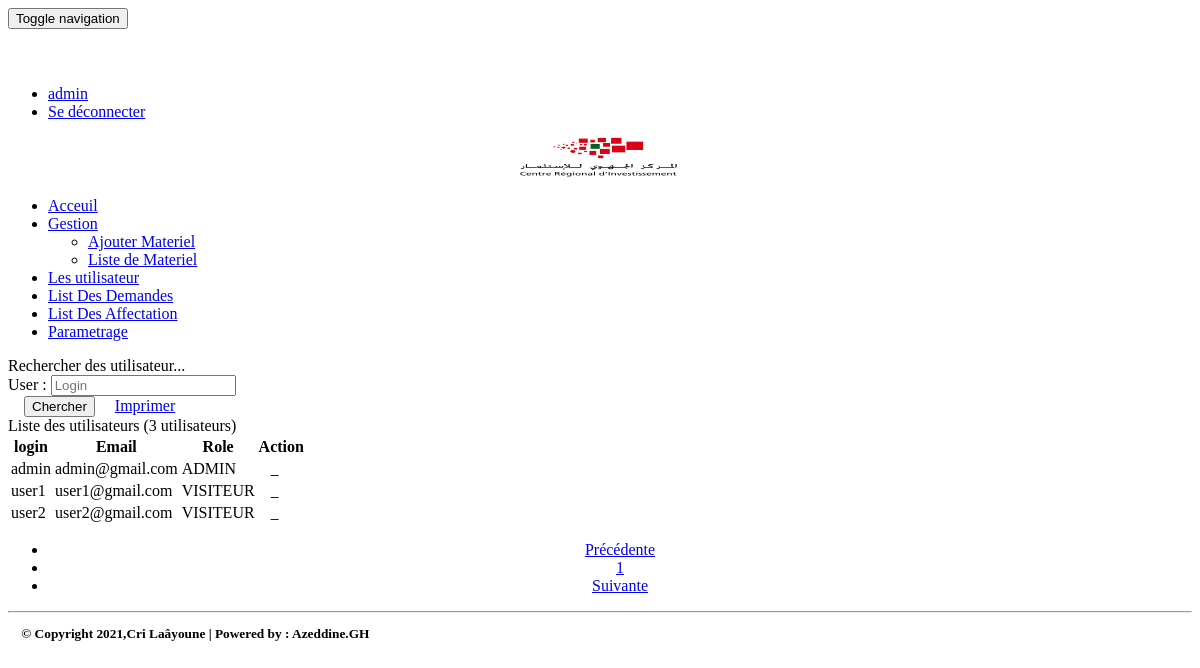
Page /pages/utilisateur.php (signed in) on the committed database.
### tables this page shows
CREATE TABLE IF NOT EXISTS `utilisateur` (
`iduser` int(4) NOT NULL,
  `login` varchar(50) DEFAULT NULL,
  `email` varchar(255) DEFAULT NULL,
  `role` varchar(50) DEFAULT NULL,
  `etat` int(1) DEFAULT NULL,
  `pwd` varchar(255) DEFAULT NULL,
  `cin` varchar(10) NOT NULL
);

### pages/utilisateur.php (the view, shortened to what this page needs)
<?php
  require_once("connexiondb.php");
 $login=isset($_GET['login'])?$_GET['login']:"";
  $size=isset($_GET['size'])?$_GET['size']:5;
    $page=isset($_GET['page'])?$_GET['page']:1;
     $requeteUser="select * from utilisateur where login like '%$login%' ";
     $requeteCount="select count(*) countUser from utilisateur";
   $resultatUser=$pdo->query($requeteUser);
   $resultatCount=$pdo->query($requeteCount);
  $tabCount=$resultatCount->fetch();
  $nbrUser=$tabCount['countUser'];
  $reste=$nbrUser % $size;
    if($reste===0)
        $nbrPage=$nbrUser/$size;
    else
        $nbrPage=floor($nbrUser/$size)+1;
?>
<!DOCTYPE html>
<html>
<head>
  <link rel='stylesheet' href='../css/bootstrap.min.css'>
<link rel='stylesheet' href='../css/font-awesome.min.css'>
<link rel="stylesheet" href="../css/style.css">
<link rel="stylesheet" href="../css/monstyle.css">
</head>
<body>
  <?php include("menu.php"); ?>
<div class="mcw">
  <div class="cv">
    <div>
     <div class="inbox">
       <div class="inbox-bx container-fluid">
         <div class="row">
           <div class="col-md-20">
           <div class="container">
        <div class="panel panel-warning margetop50">
          <div class="panel-heading">Rechercher des utilisateur...</div>
          <div class="panel-body">
              <form method="get" action="utilisateur.php" class="form-inline">
                <div class="form-group has-success has-feedback">
                 <label id="inputSuccess">User :</label>
                  <input type="text" name="login" placeholder="Login" class="form-control" id="inputSuccess" value="<?php echo $login ?>">
                </div>
                <button type="submit" class="btn btn-success">
                  Chercher
                </button>
                 <a class="btn btn-primary" href="../fpdf/pdfU.php">
                  Imprimer
             </a>
              </form>
          </div>
        </div>
        <div class="panel panel-info">
          <div class="panel-heading">
            Liste des utilisateurs (<?php echo $nbrUser ?> utilisateurs)
          </div>
          <div class="panel-body">
        <table class="table table-striped table-bordered">
                        <thead>
                            <tr>
                                <th>login</th> <th>Email</th> <th>Role</th><th>Action</th>
                            </tr>
                        </thead>
                        <tbody>
                            <?php while($user=$resultatUser->fetch()){ ?>
                                <tr class="<?php echo $user['etat']==1?'success':'danger'?>">
                                    <td><?php echo $user['login'] ?> </td>
                                    <td><?php echo $user['email'] ?> </td>
                                    <td><?php echo $user['role'] ?> </td>
                                    <td>
                                    <a  onclick="return confirm('Etes vous sur de vouloir supprimer cet utilisateur')"
                                    href="supprimerUtilisateur.php?idUser=<?php echo $user['iduser'] ?>">
                                    </td>
                                  </tr>
                                <?php } ?>
                                </tbody>
                              </table>
                              <CENTER><div>
                    <ul class="pagination">
                      <li class="page-item <?= ($page == 1) ? "disabled" : "" ?>">
                            <a href="?page=<?= $page - 1 ?>&login=<?php echo $login ?>" class="page-link">Précédente</a>
                        </li>
                        <?php for($i=1;$i<=$nbrPage;$i++){ ?>
                            <li class="<?php if($i==$page) echo 'active' ?>">
            <a href="utilisateur.php?page=<?php echo $i;?>&login=<?php echo $login ?>">
                                    <?php echo $i; ?>
                                </a>
                             </li>
                        <?php } ?>
                        <li class="page-item <?= ($page == $nbrPage) ? "disabled" : "" ?>">
                            <a href="?page=<?= $page + 1 ?>&login=<?php echo $login ?>" class="page-link">Suivante</a>
                        </li>
                    </ul>
                </div></CENTER>
        </div>
        </div>
        </div>
           </div>
         </div>
       </div>
     </div>
    </div>
  </div><footer> <sub><STRONG>      <hr> &nbsp;&nbsp;&nbsp; &copy; Copyright 2021,Cri Laâyoune | Powered by : Azeddine.GH </STRONG></sub>  </footer>   &nbsp;&nbsp;
</div>
</body>
</html>

### rows in the picture
utilisateur: login "admin", email "admin@gmail.com", role "ADMIN"
utilisateur: login "user1", email "user1@gmail.com", role "VISITEUR"
utilisateur: login "user2", email "user2@gmail.com", role "VISITEUR"

### other values in the picture
$_SESSION['user']['login'] "admin"
$nbrUser "3"
